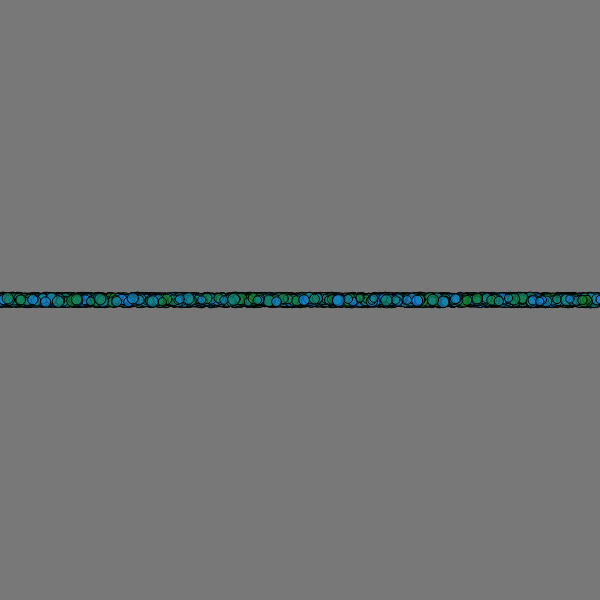
Frame 1 (no input)
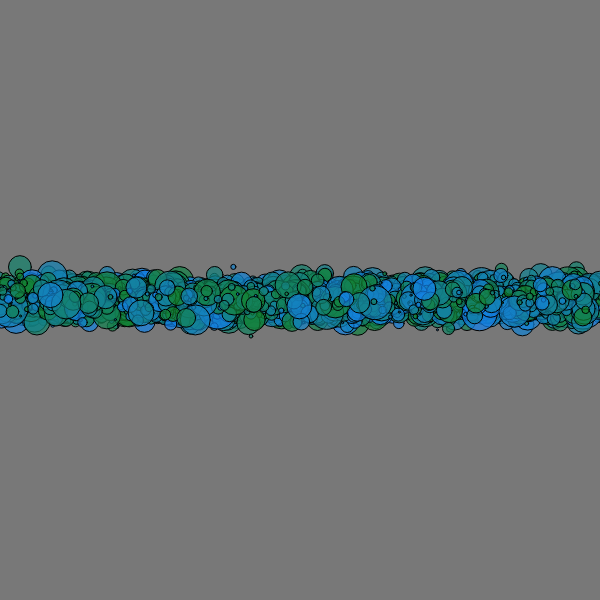
Frame 60 (no input)
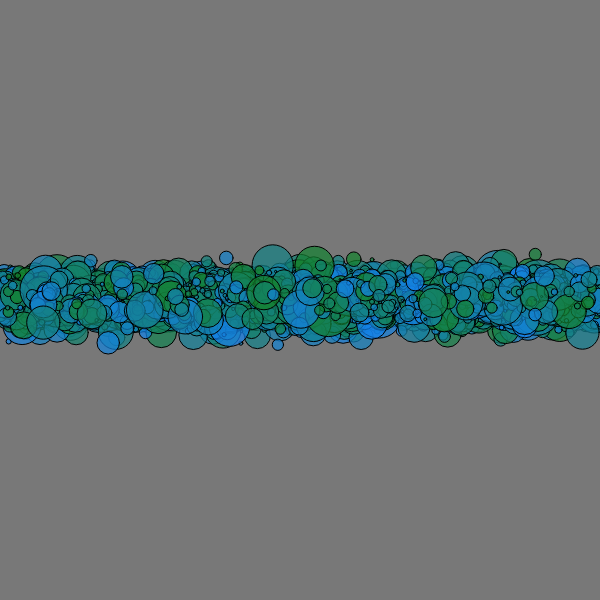
Frame 120 (the mouse pressed at the canvas centre since frame 60)

The p5.js sketch that drew these frames (run headless with seeded random() and noise() and a simulated clock; from frame 60 on, the mouse is pressed at the canvas centre):

// p5.js sketch
// ── sketch.js
// An array to hold all the balls.
let balls = [];

// How many balls to create.
// numBalls is camelCase. You could also write num_balls (snake_case).
let numBalls = 5000;

// No color or position variables here: each ball keeps its own, inside the class.
function setup() {
  createCanvas(600, 600);

  // Create numBalls balls and put them in the array.
  for (let i = 0; i < numBalls; i++) {
    let ballX = random(0, 600);
    let ballY = 300;
    let ballC = color(20, 130, 140 + random(-100, 100), 180);
    let ballR = 10;
    let ball = new Ball(ballX, ballY, ballC, ballR);
    balls.push(ball);
  }
}

function draw() {
  background(120);

  // Go through the array and update every ball.
  // These loops all do the same thing:
  //   for (let i = 0; i < numBalls; i++) { balls[i].change(2); }
  //   balls.forEach((ball) => ball.change(2));
  for (let ball of balls) {
    ball.change(2);
  }
}

// A class is a blueprint for creating things.
// It has attributes (x, y, color, r) and methods (change, move, changeSize, show).
// We can create as many balls from it as we want.
class Ball {
  // The constructor runs once, when you write new Ball(...).
  // x, y: position
  // c: color
  // r: size
  constructor(x, y, c, r) {
    // "this" means this particular ball. In Python it would be self.
    this.x = x;
    this.y = y;
    this.color = c;
    // Careful: circle() takes a diameter, not a radius.
    // We named it r anyway. We should have read the documentation.
    this.r = r;
  }

  // Does everything a ball does in one frame.
  change(byHowMuch) {
    this.changeSize(byHowMuch);
    this.move(byHowMuch);
    this.show();
  }

  // Nudges x and y a little bit every time it is called.
  move(byHowMuch) {
    this.x += random(-byHowMuch, byHowMuch);
    this.y += random(-byHowMuch, byHowMuch);
  }

  // Makes the ball a little bigger or smaller.
  // constrain() keeps the size between 2 and 50.
  changeSize(byHowMuch) {
    this.r = constrain(this.r + random(-byHowMuch, byHowMuch), 2, 50);
  }

  // Draws the ball. A ball has to be shown to be seen.
  // fill() sets the color, then circle() draws with it.
  show() {
    fill(this.color);
    circle(this.x, this.y, this.r);
  }
}
